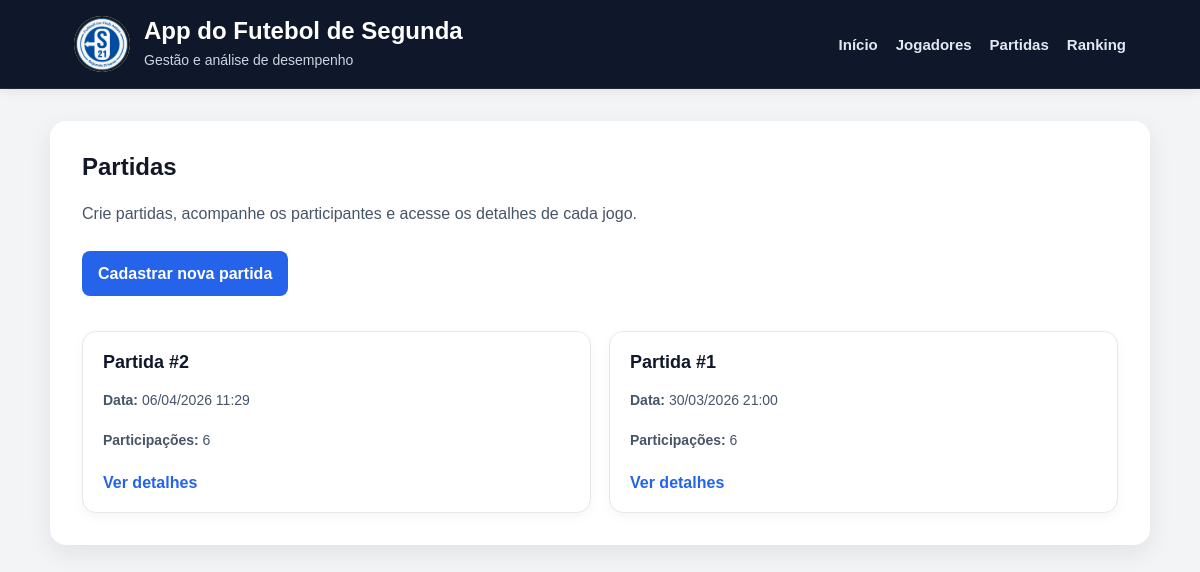
The app's page /partidas with its own data.
### models.py (models this page shows, shortened)
class Partida(db.Model):
    __tablename__ = 'partidas'
    id = db.Column(db.Integer, primary_key=True)
    data = db.Column(db.DateTime, nullable=False)
    data_criacao = db.Column(db.DateTime, default=datetime.utcnow)
    participacoes = db.relationship(
        'ParticipacaoPartida',
        back_populates='partida',
        cascade='all, delete-orphan'
    )

### app.py (the view)
@app.route('/partidas')
def listar_partidas():
    partidas = Partida.query.order_by(Partida.data.desc()).all()
    return render_template('partidas.html', partidas=partidas)

### templates/partidas.html (shortened to what this page needs)
{% extends 'base.html' %}
{% block content %}
    <div class="section-header">
        <div>
            <h2>Partidas</h2>
            <p>Crie partidas, acompanhe os participantes e acesse os detalhes de cada jogo.</p>
        </div>
    </div>
    <p>
        <a href="/partidas/nova" class="botao-link">Cadastrar nova partida</a>
    </p>
    {% if partidas %}
        <div class="matches-grid">
            {% for partida in partidas %}
                <div class="match-card">
                    <h3>Partida #{{ partida.id }}</h3>
                    <div class="match-meta">
                        <p><strong>Data:</strong> {{ partida.data.strftime('%d/%m/%Y %H:%M') }}</p>
                        <p><strong>Participações:</strong> {{ partida.participacoes|length }}</p>
                    </div>
                    <div class="match-actions">
                        <a href="/partidas/{{ partida.id }}" class="match-link">Ver detalhes</a>
                    </div>
                </div>
            {% endfor %}
        </div>
    {% else %}
        <div class="empty-state">
            <p>Nenhuma partida cadastrada ainda.</p>
        </div>
    {% endif %}
{% endblock %}

### static/css/style.css (style rules this page uses)
* { box-sizing: border-box; }
body { margin: 0; font-family: Arial, sans-serif; background-color: #f3f4f6; color: #1f2937; }
h2, h3 { color: #111827; margin-top: 0; }
p { line-height: 1.6; }
a.botao-link { display: inline-block; background-color: #2563eb; color: white; text-decoration: none; padding: 10px 16px; border-radius: 8px; font-weight: bold; margin-bottom: 15px; }
.section-header { display: flex; justify-content: space-between; align-items: center; gap: 16px; flex-wrap: wrap; margin-bottom: 24px; }
.section-header p { margin: 0; color: #475569; }
.matches-grid { display: grid; grid-template-columns: repeat(auto-fit, minmax(280px, 1fr)); gap: 18px; margin-top: 20px; }
.match-card { background: #ffffff; border: 1px solid #e5e7eb; border-radius: 14px; padding: 20px; box-shadow: 0 4px 12px rgba(15, 23, 42, 0.04); }
.match-card h3 { margin: 0 0 10px; color: #0f172a; font-size: 18px; }
.match-card p { margin: 6px 0; color: #475569; font-size: 14px; }
.match-meta { display: flex; flex-direction: column; gap: 6px; margin-bottom: 16px; }
.match-actions { margin-top: 14px; }
.match-link { display: inline-block; color: #2563eb; text-decoration: none; font-weight: 600; }

### records on screen
Partida: id "2", data "06/04/2026 11:29", participacoes|length "6"
Partida: id "1", data "30/03/2026 21:00", participacoes|length "6"
